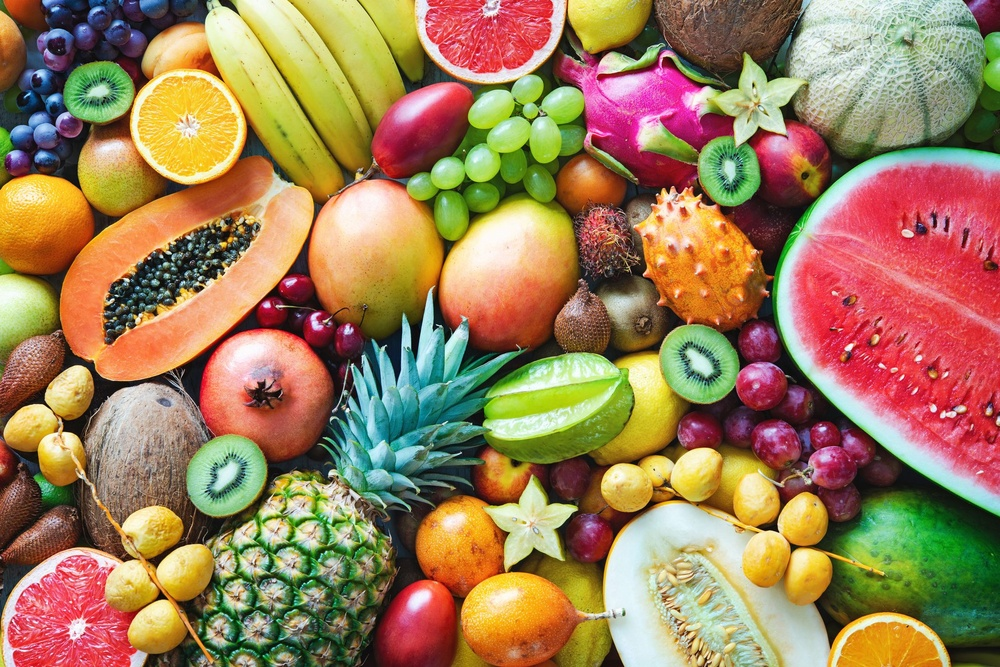
#> input picture LAB4/exercise/fruit.jpg, 1000 x 667 px, shrunk from 2119 x 1414 before the run
$ jupyter execute Lab4.ipynb
#> lines starting #> are read from the running program, lines starting #| are printed output that depends on the picture; after the words box and inside, x2 and y2 are one past the last pixel; in counts of white or black regions, pixels touching at a corner belong together
[cell 1]
from PIL import Image                       # Thư viện xử lý ảnh PIL
import numpy as np                          # Thư viện mảng số
import imageio.v2 as iio                    # (Không dùng trong đoạn này)
import scipy.ndimage as nd                  # (Không dùng trong đoạn này)
import matplotlib.pylab as plt              # Thư viện vẽ đồ thị
from skimage.filters.thresholding import threshold_otsu  # Hàm ngưỡng Otsu

# Đọc ảnh 'fruit.jpg' và chuyển sang ảnh xám (grayscale)
data = Image.open('exercise/fruit.jpg').convert('L')
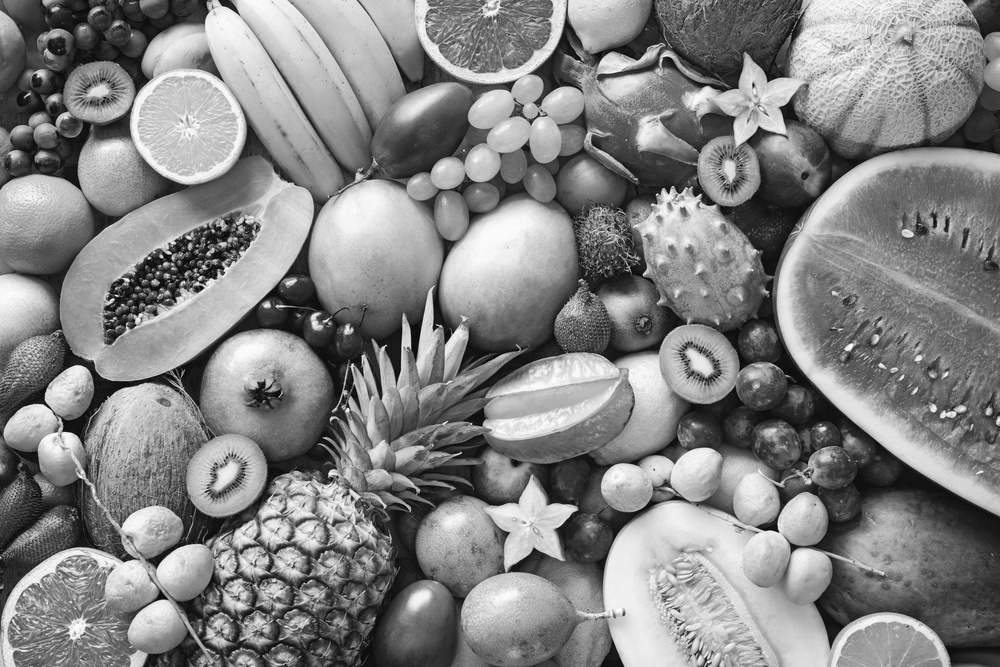
#> data: PIL image 1000x667 L; min 1, max 255, mean 131.7

# Chuyển ảnh thành mảng numpy
a = np.asarray(data)

# Thực hiện phân ngưỡng Otsu để tìm ngưỡng tối ưu
thres = threshold_otsu(a)
#> thres = 129

# Tạo ảnh nhị phân: giữ lại các pixel có cường độ > ngưỡng
b = a > thres
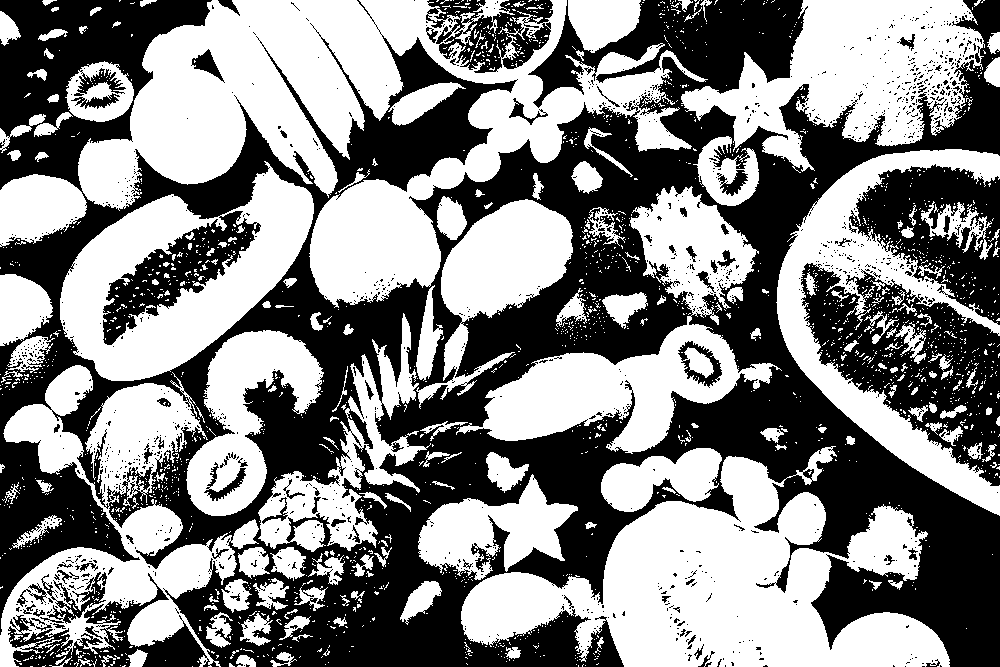
#> b: shape (667, 1000) bool; 51.9% white; 1305 black regions (1231 under 20 px), largest, box (x1, y1, x2, y2) and area: (0, 0, 1000, 667) 273721, (801, 263, 1000, 486) 19375, (849, 164, 1000, 325) 12413

# Chuyển mảng nhị phân (True/False) sang ảnh
b = Image.fromarray(b)

# Hiển thị ảnh kết quả
plt.imshow(b)
plt.show()

[cell 2]
from PIL import Image                        # Thư viện xử lý ảnh
import numpy as np                           # Thư viện xử lý mảng số
import imageio.v2 as iio                     # (Không dùng trong đoạn này)
import scipy.ndimage as nd                   # (Không dùng trong đoạn này)
import matplotlib.pylab as plt               # Thư viện vẽ ảnh
from skimage.filters import threshold_local  # Hàm tính ngưỡng cục bộ (local)

# Đọc ảnh 'fruit.jpg' và chuyển sang ảnh xám (grayscale)
data = Image.open('exercise/fruit.jpg').convert('L')

# Chuyển ảnh sang mảng numpy
a = np.asarray(data)

# Thực hiện phân ngưỡng cục bộ (local thresholding)
# window_size=39: kích thước cửa sổ, offset=10: dịch ngưỡng lên thêm 10
b = threshold_local(a, 39, offset=10)
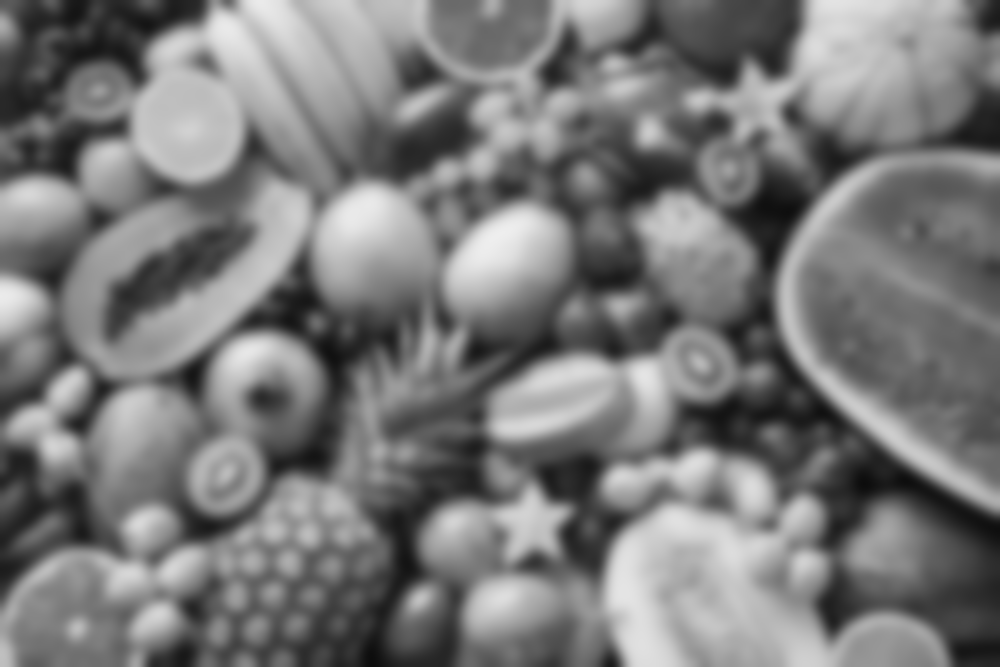
#> b: shape (667, 1000) float64; min 12.8, max 238.4, mean 121.7

# Chuyển mảng kết quả sang ảnh
b = Image.fromarray(b)
#> b: PIL image 1000x667 F

plt.imshow(b)
plt.show()

[cell 3]
import cv2                                  # Thư viện OpenCV
from PIL import Image                       # Thư viện xử lý ảnh PIL
import numpy as np                          # Thư viện mảng số
import imageio.v2 as iio                     # (Không dùng trong đoạn này)
import scipy.ndimage as nd                  # (Không dùng trong đoạn này)
from scipy.ndimage import label              # Hàm gán nhãn (label)
import matplotlib.pylab as plt              # Thư viện vẽ ảnh
from skimage.filters import threshold_local  # (Không dùng trong đoạn này)

# Mở ảnh và chuyển sang ảnh xám
data = cv2.imread('exercise/fruit.jpg')
#> data: shape (667, 1000, 3)

# Chuyển ảnh màu sang ảnh xám
a = cv2.cvtColor(data, cv2.COLOR_BGR2GRAY)

# Áp dụng phân ngưỡng Otsu để thu được pixel của vùng quan tâm (cell pixels)
thresh, b1 = cv2.threshold(a, 0, 255, cv2.THRESH_BINARY_INV + cv2.THRESH_OTSU)
#> thresh = 129

# Vì Otsu không phân đoạn hết ảnh, nên thực hiện phép co (erosion) để làm mảnh vùng foreground
b2 = cv2.erode(b1, None, iterations=2)
#> b2: shape (667, 1000); 29.2% white; 383 white regions (270 under 20 px), largest, box (x1, y1, x2, y2) and area: (271, 73, 1000, 667) 75028, (380, 112, 713, 441) 23757, (147, 240, 426, 565) 16548

# Tính toán ảnh khoảng cách (distance transform)
dist_trans = cv2.distanceTransform(b2, 2, 3)
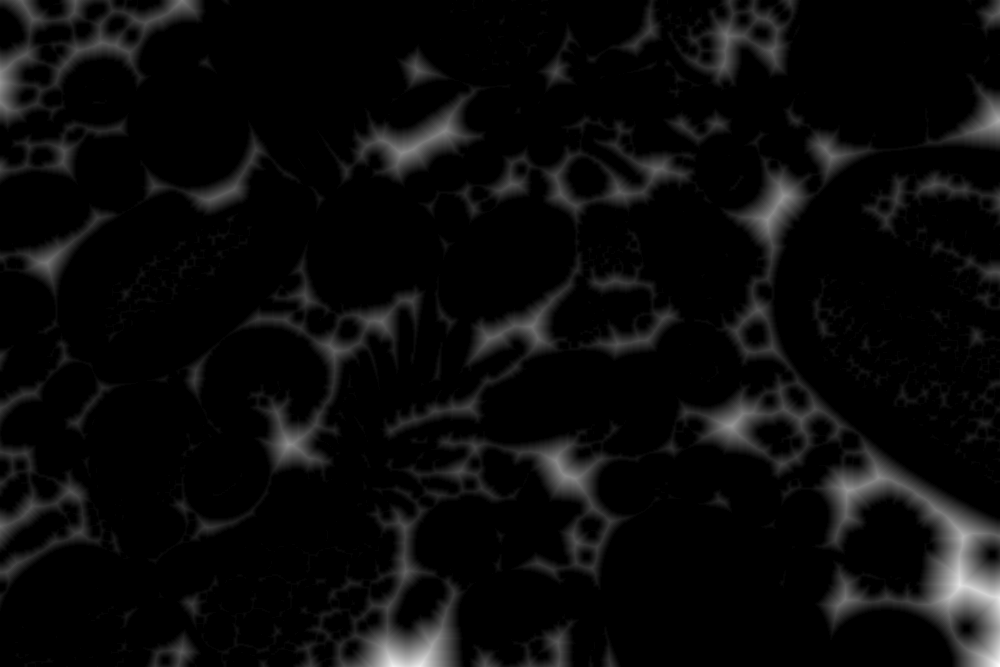
#> dist_trans: shape (667, 1000) float32; min 0, max 45.84, mean 1.9; drawn with min black and max white

# Áp dụng phân ngưỡng lên ảnh distance transform để xác định vùng foreground
thresh, dt = cv2.threshold(dist_trans, 1, 255, cv2.THRESH_BINARY)
#> dt: shape (667, 1000) float32; 24.9% white; 300 white regions (198 under 20 px), largest, box (x1, y1, x2, y2) and area: (647, 74, 1000, 667) 43775, (285, 421, 646, 667) 24117, (382, 114, 703, 440) 20343

# Thực hiện gán nhãn (labeling)
labelled, ncc = label(dt)
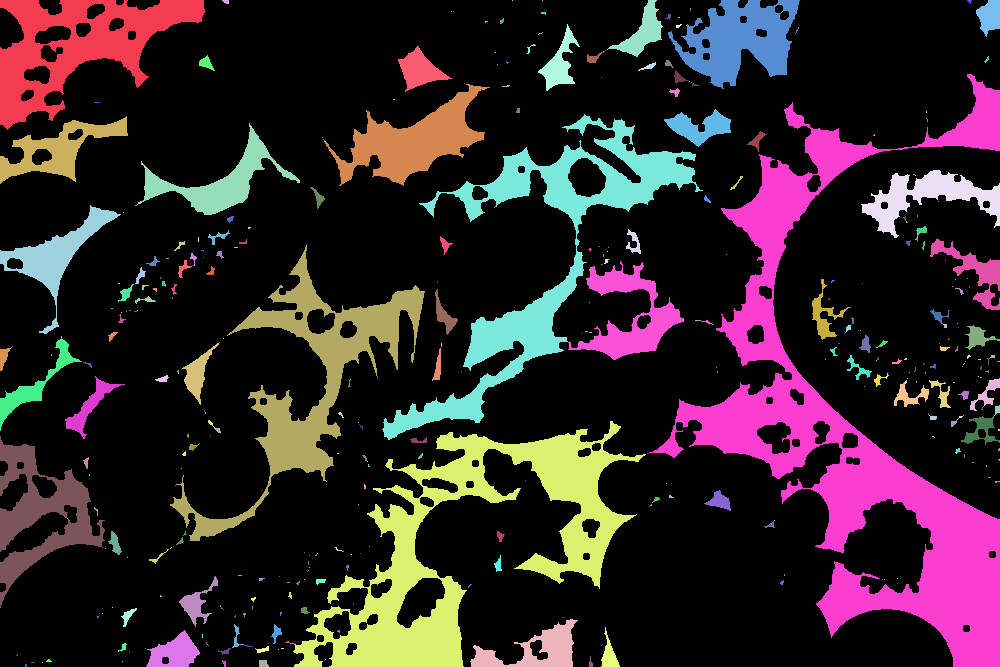
#> labelled: shape (667, 1000) int32; 388 distinct labels, from 0 to 387; one colour per label, 0 black
#> ncc = 387

# Chuyển mảng nhãn sang kiểu số nguyên 32-bit (bắt buộc cho watershed)
labelled = labelled.astype(np.int32)

# Thực hiện thuật toán watershed (tách vùng)
cv2.watershed(data, labelled)

# Chuyển kết quả gán nhãn thành ảnh để hiển thị
b = Image.fromarray(labelled)
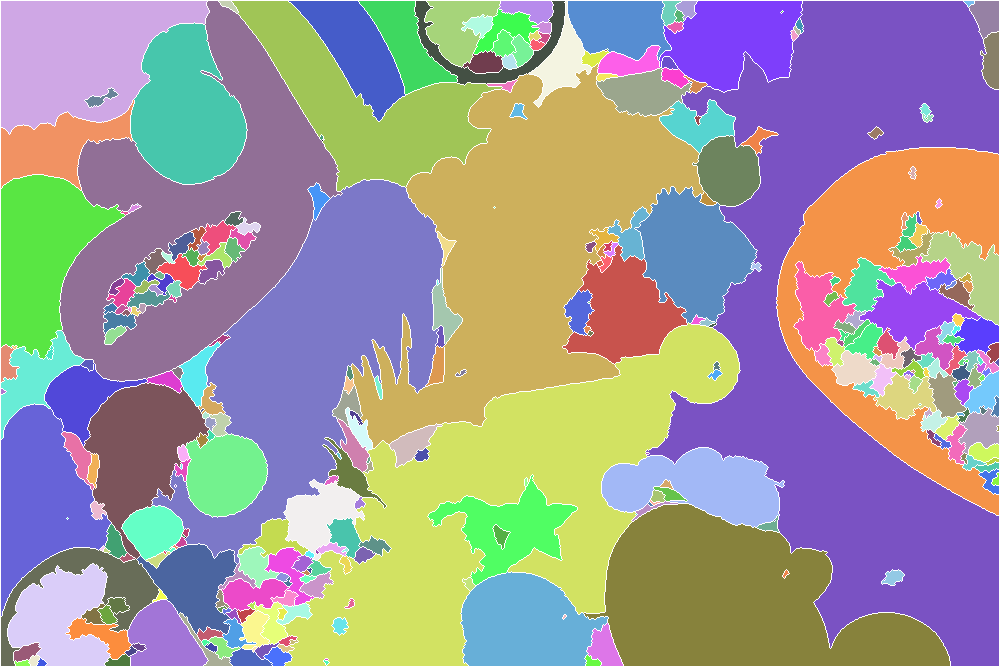
#> b: PIL image 1000x667 I; 387 distinct labels, from -1 to 387; one colour per label, 0 black, -1 white

# Hiển thị ảnh kết quả
plt.imshow(b)
plt.show()
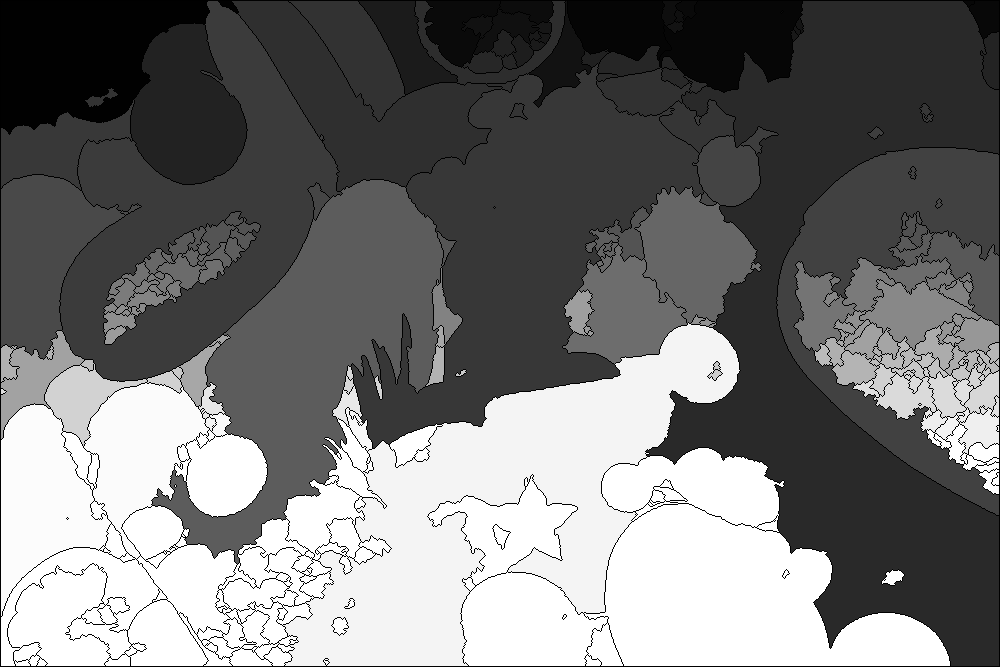
#> shown: shape (667, 1000, 4); mean R, G, B, A 117, 117, 117, 255

[cell 4]
import cv2                                   # Thư viện OpenCV
from PIL import Image                        # Thư viện xử lý ảnh PIL
import numpy as np                           # Thư viện mảng số
import imageio.v2 as iio                     # (Không dùng trong đoạn này)
import scipy.ndimage as nd                   # Thư viện xử lý ảnh nâng cao
from scipy.ndimage import label               # (Không dùng trong đoạn này)
import matplotlib.pylab as plt               # Thư viện vẽ ảnh
from skimage.filters import threshold_local  # (Không dùng trong đoạn này)

# Mở ảnh 'Dil.png' và chuyển sang ảnh xám (grayscale)
data = Image.open('exercise/dil.png').convert('L')
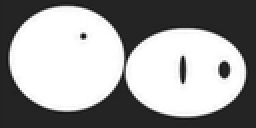
#> input picture LAB4/exercise/dil.png, 128 x 64 px, shrunk from 272 x 135 before the run (shown 2 times larger)
#> data: PIL image 128x64 L

# Thực hiện phép giãn (dilation): làm to vùng trắng lên
b = nd.binary_dilation(data, iterations=50)
#> b: shape (64, 128) bool; every value is 1

# Chuyển mảng kết quả thành ảnh để hiển thị
c = Image.fromarray(b)
#> c: PIL image 128x64 1; every value is 1

# Hiển thị ảnh kết quả
c.show()
plt.imshow(c)
plt.show()

[cell 5]
import cv2                                   # Thư viện OpenCV
from PIL import Image                        # Thư viện xử lý ảnh PIL
import numpy as np                           # Thư viện mảng số
import imageio.v2 as iio                     # (Không dùng trong đoạn này)
import scipy.ndimage as nd                   # Thư viện xử lý ảnh nâng cao
from scipy.ndimage import label               # (Không dùng trong đoạn này)
import matplotlib.pylab as plt               # Thư viện vẽ ảnh
from skimage.filters import threshold_local  # (Không dùng trong đoạn này)

# Mở ảnh 'Dil.png' và chuyển sang ảnh xám (grayscale)
data = Image.open('exercise/dil.png').convert('L')

# Định nghĩa phần tử cấu trúc (structuring element) 3x3
s = [[0, 1, 0],
     [1, 1, 1],
     [0, 1, 0]]

# Thực hiện phép mở (opening): erosion + dilation, giúp loại bỏ nhiễu nhỏ
b = nd.binary_opening(data, structure=s, iterations=25)
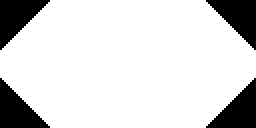
#> b: shape (64, 128) bool (shown 2 times larger); 84.1% white; 4 black regions, box (x1, y1, x2, y2) and area: (0, 0, 25, 25) 325, (103, 0, 128, 25) 325, (0, 39, 25, 64) 325, (103, 39, 128, 64) 325

# Chuyển mảng kết quả thành ảnh để hiển thị
c = Image.fromarray(b)

# Hiển thị ảnh kết quả
c.show()
plt.imshow(c)
plt.show()

[cell 6]
import scipy.ndimage as nd
from PIL import Image
import numpy as np
import matplotlib.pylab as plt

# Mở ảnh và chuyển sang ảnh xám
data = Image.open('exercise/dil.png').convert('L')
data = np.array(data)

# Định nghĩa phần tử cấu trúc
s = [[0, 1, 0],
     [1, 1, 1],
     [0, 1, 0]]

# Thực hiện phép co (erosion)
b = nd.binary_erosion(data, structure=s, iterations=50)
#> b: shape (64, 128) bool; every value is 0

# Chuyển sang ảnh để hiển thị
c = Image.fromarray((b * 255).astype(np.uint8))

# Hiển thị
c.show()
plt.imshow(c, cmap='gray')
plt.show()

[cell 7]
import cv2                                   # Thư viện OpenCV (không dùng trong đoạn này)
from PIL import Image                        # Thư viện xử lý ảnh PIL
import numpy as np                           # Thư viện mảng số
import imageio.v2 as iio                     # (Không dùng trong đoạn này)
import scipy.ndimage as nd                   # Thư viện xử lý ảnh nâng cao
from scipy.ndimage import label               # (Không dùng trong đoạn này)
import matplotlib.pylab as plt               # Thư viện vẽ ảnh
from skimage.filters import threshold_local  # (Không dùng trong đoạn này)

# Mở ảnh 'dil_img.gif' và chuyển sang ảnh xám (grayscale)
data = Image.open('exercise/dil.png').convert('L')

# Định nghĩa phần tử cấu trúc (structuring element)
s = [[0, 1, 0],
     [1, 1, 1],
     [0, 1, 0]]

# Thực hiện phép đóng (closing): dilation rồi erosion, giúp lấp các lỗ nhỏ
b = nd.binary_closing(data, structure=s, iterations=50)

# Chuyển mảng kết quả thành ảnh để hiển thị
c = Image.fromarray(b)

# Hiển thị ảnh kết quả
c.show()
plt.imshow(c)
plt.show()
